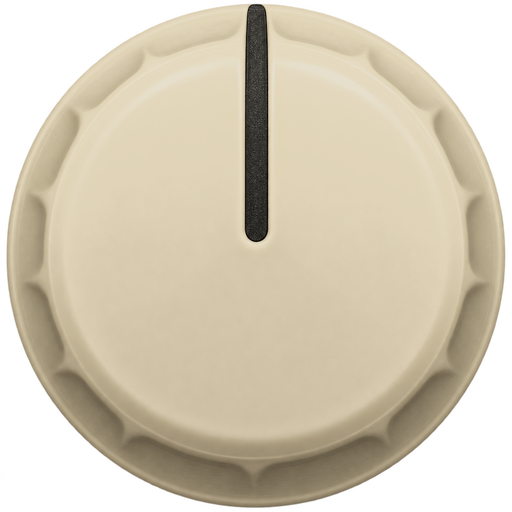
#> input picture docs/skin-packs/signal-basin/pictures/knob.png, 512 x 512 px, found by its file name
$ python process.py ../../signal-basin/pictures/knob.png ../../signal-basin/pictures/knob-big.png
#> lines starting #> are read from the running program, lines starting #| are printed output that depends on the picture
#!/usr/bin/env python3
"""Signal Basin: cuts each generated picture out of its grey ground and sizes it for its slot,
as docs/skin-packs.md lays the slots out. python3 process.py <generated folder> <pack folder>"""
import sys, os, math
import numpy as np
from PIL import Image, ImageDraw, ImageFilter

src, pack = sys.argv[1], sys.argv[2]
only = set(sys.argv[3:])
os.makedirs(os.path.join(pack, "pictures"), exist_ok=True)

def cut(path, thresh=34):
    """The part on a transparent ground: a flood fill from the corners finds the grey."""
    src_im = Image.open(path)
    if src_im.mode in ("RGBA", "LA", "P"):
        rgba = src_im.convert("RGBA")
        al = np.array(rgba)[..., 3]
        if max(al[0, 0], al[-1, -1], al[0, -1], al[-1, 0]) < 8:
            # Generated on a transparent ground: its own alpha, its fringe eased.
            a = Image.fromarray(al).filter(ImageFilter.MinFilter(3)).filter(ImageFilter.GaussianBlur(0.6))
            rgba.putalpha(a)
            return rgba
    im = src_im.convert("RGB")
    w, h = im.size
    marked = im.copy()
    for xy in [(0, 0), (w - 1, 0), (0, h - 1), (w - 1, h - 1)]:
        ImageDraw.floodfill(marked, xy, (255, 0, 255), thresh=thresh)
    m = np.array(marked)
    bg = (m[..., 0] == 255) & (m[..., 1] == 0) & (m[..., 2] == 255)
    a = Image.fromarray(np.where(bg, 0, 255).astype(np.uint8))
    a = a.filter(ImageFilter.MinFilter(3)).filter(ImageFilter.GaussianBlur(0.9))
    rgba = im.convert("RGBA")
    rgba.putalpha(a)
    return rgba

def bbox(rgba):
    return Image.fromarray((np.array(rgba)[..., 3] > 128).astype(np.uint8) * 255).getbbox()

# [51 lines left out: functions polar, even, flutes, not called in this run]

def round_part(name, skirt_frac, cap_frac, out_size, pointer=False, keep=4, evened=True):
    rgba = cut(os.path.join(src, name + ".png"))
    x0, y0, x1, y1 = bbox(rgba)
    if pointer:
        # The body: its widest rows (the pointer runs past it above, and may below).
        al = np.array(rgba)[..., 3] > 128
        widths = al.sum(1)
        rows = np.nonzero(widths >= 0.985 * widths.max())[0]
        R = widths.max() / 2                       # the body's radius
        c = ((x0 + x1) / 2, (rows.min() + rows.max()) / 2)
    else:
        R = ((x1 - x0) + (y1 - y0)) / 4
        c = ((x0 + x1) / 2, (y0 + y1) / 2)
    side = 2 * R / skirt_frac
    # Square about the axis.
    s = round(side)
    left, top = round(c[0] - s / 2), round(c[1] - s / 2)
    crop = rgba.crop((left, top, left + s, top + s))
    n = crop.size[0]
    if cap_frac and not pointer:
        # The plain cap grown to the plug-in's unturned disc, the flutes' ring pressed outside it.
        rc, rg = flutes(crop, (n / 2, n / 2), n / 2 * skirt_frac)
        want = cap_frac * n / 2 + 2
        print(f"  {name}: cap {2 * rc / n:.3f} of the picture, flutes to {2 * rg / n:.3f}; the unturned disc {cap_frac:.3f}")
        if rc < want < rg:
            a = np.array(crop).astype(np.float64)
            r, t = polar(n)
            rr = np.where(r < want, r * rc / want,
                          np.where(r < rg, rc + (r - want) * (rg - rc) / (rg - want), r))
            xs = n / 2 + rr * np.cos(t) - 0.5
            ys = n / 2 + rr * np.sin(t) - 0.5
            xi = np.clip(np.round(xs).astype(int), 0, n - 1)
            yi = np.clip(np.round(ys).astype(int), 0, n - 1)
            # bilinear
            x0f = np.clip(np.floor(xs).astype(int), 0, n - 2); y0f = np.clip(np.floor(ys).astype(int), 0, n - 2)
            fx = (xs - x0f)[..., None]; fy = (ys - y0f)[..., None]
            out = (a[y0f, x0f] * (1 - fx) * (1 - fy) + a[y0f, x0f + 1] * fx * (1 - fy)
                   + a[y0f + 1, x0f] * (1 - fx) * fy + a[y0f + 1, x0f + 1] * fx * fy)
            crop = Image.fromarray(np.clip(out, 0, 255).astype(np.uint8))
    if evened:
        crop = even(crop, n / 2 * (0.78 if pointer else skirt_frac), keep=keep)
    crop = crop.resize(out_size, Image.LANCZOS)
    crop.save(os.path.join(pack, "pictures", name + ".png"), optimize=True)

# [28 lines left out: functions boxed, texture, not called in this run]

jobs = {
    "knob": lambda: round_part("knob", 0.978, None, (512, 512), evened=False),
    "knob-big": lambda: round_part("knob-big", 0.989, None, (512, 512), evened=False),
    "pointer": lambda: round_part("pointer", 0.78, 0.43, (512, 512), pointer=True, evened=False),
    "rocker-blue": lambda: boxed("rocker-blue", (512, 194)),
    "rocker-orange": lambda: boxed("rocker-orange", (512, 181)),
    "power": lambda: boxed("power", (112, 320)),
    "jewel": lambda: round_part("jewel", 0.98, None, (256, 252)),
    "jack": lambda: round_part("jack", 0.98, None, (256, 251)),
    "screw": lambda: round_part("screw", 0.98, None, (96, 96)),
    "plate": lambda: boxed("plate", (1044, 328)),
    "walnut": lambda: texture("walnut", (1400, 788)),
    "face": lambda: texture("face", (1024, 1024), tile=True),
    # The strip's (STRIP_SLOTS): square caps, widened by the strip; the glass.
    "tab": lambda: boxed("tab", (256, 255)),
    "tab-lit": lambda: boxed("tab-lit", (256, 255)),
    "key": lambda: boxed("key", (256, 255)),
    "glass": lambda: texture("glass", (900, 507)),
    # The keyboard view's keys.
    "white-key": lambda: boxed("white-key", (171, 1385)),
    "black-key": lambda: boxed("black-key", (181, 1232)),
}
for name, job in jobs.items():
    if (only and name not in only) or not os.path.exists(os.path.join(src, name + ".png")):
        continue
    job()
    print("made", name)
#> this loop made 18 passes
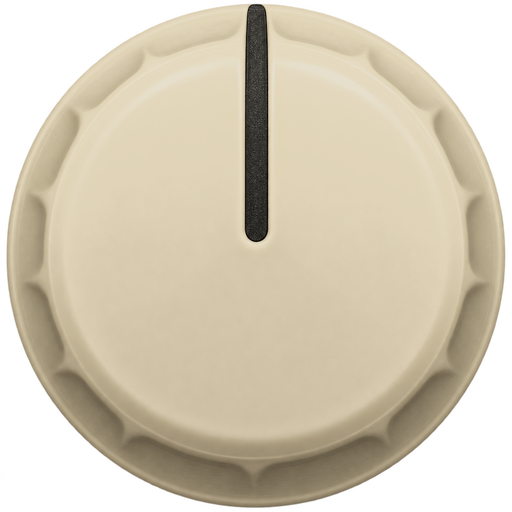
#> input picture docs/skin-packs/signal-basin/pictures/knob.png, 512 x 512 px, found by its file name
#> pass 1, in cut, `al = np.array(rgba)[..., 3]`:
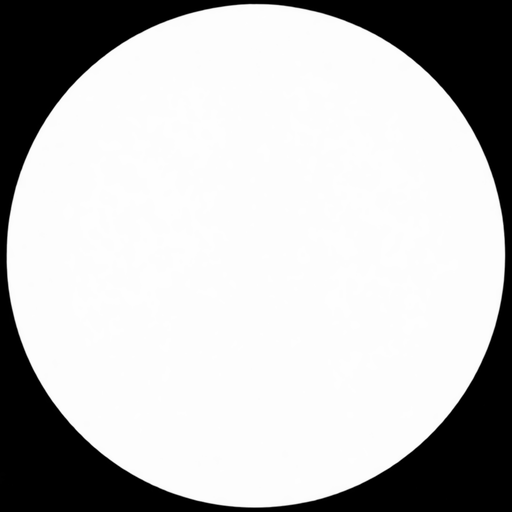
#> al: shape (512, 512); min 0, max 255, mean 190.3
#> pass 1, in cut, `a = Image.fromarray(al).filter(ImageFilter.MinFilter(3)).filter(ImageF..`:
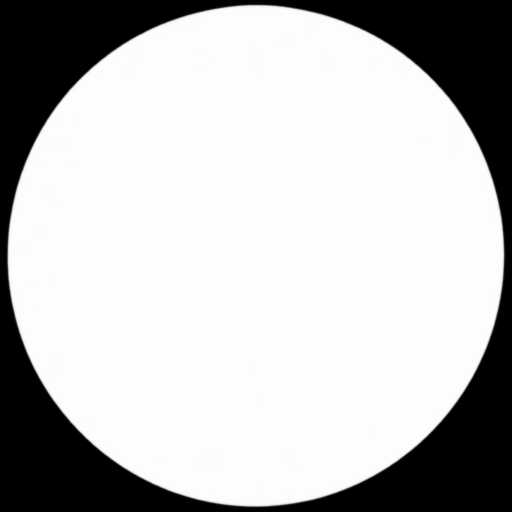
#> a: PIL image 512x512 L; min 0, max 254, mean 188.3
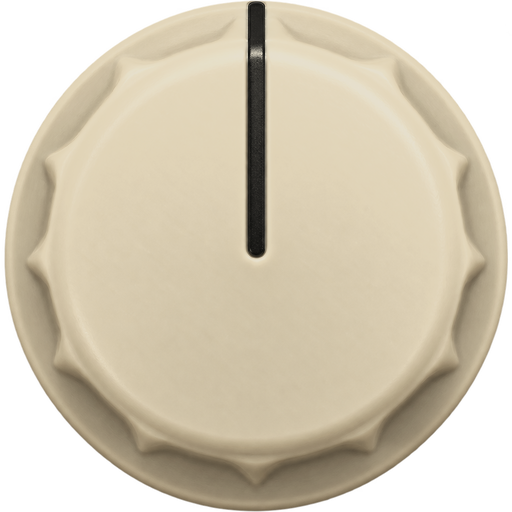
#> input picture docs/skin-packs/signal-basin/pictures/knob-big.png, 512 x 512 px, found by its file name
